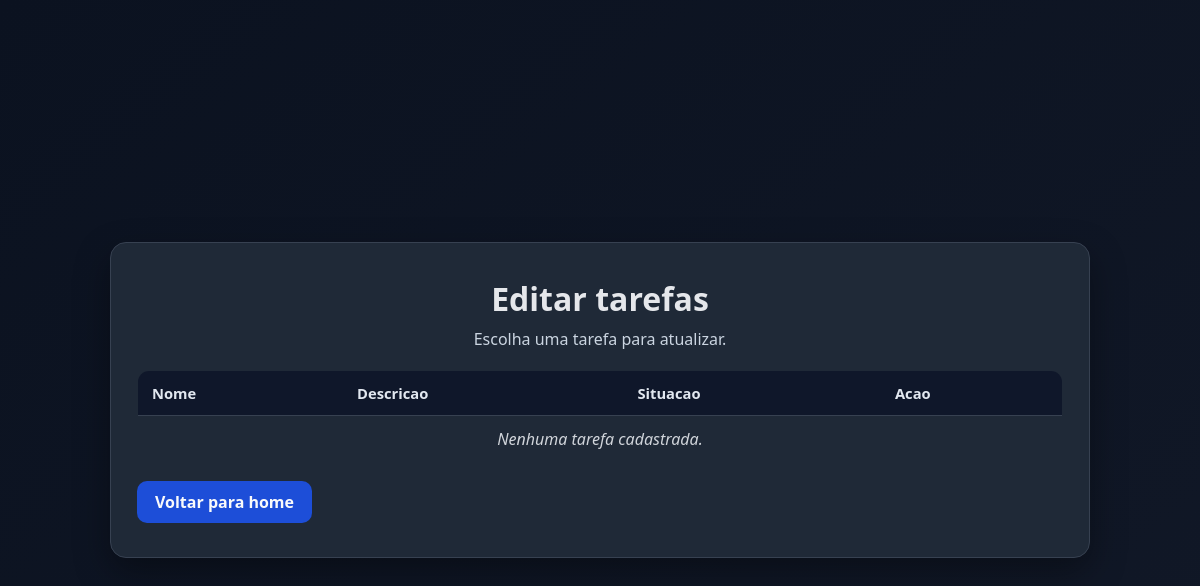
Page /editar/ on the earlier database version.
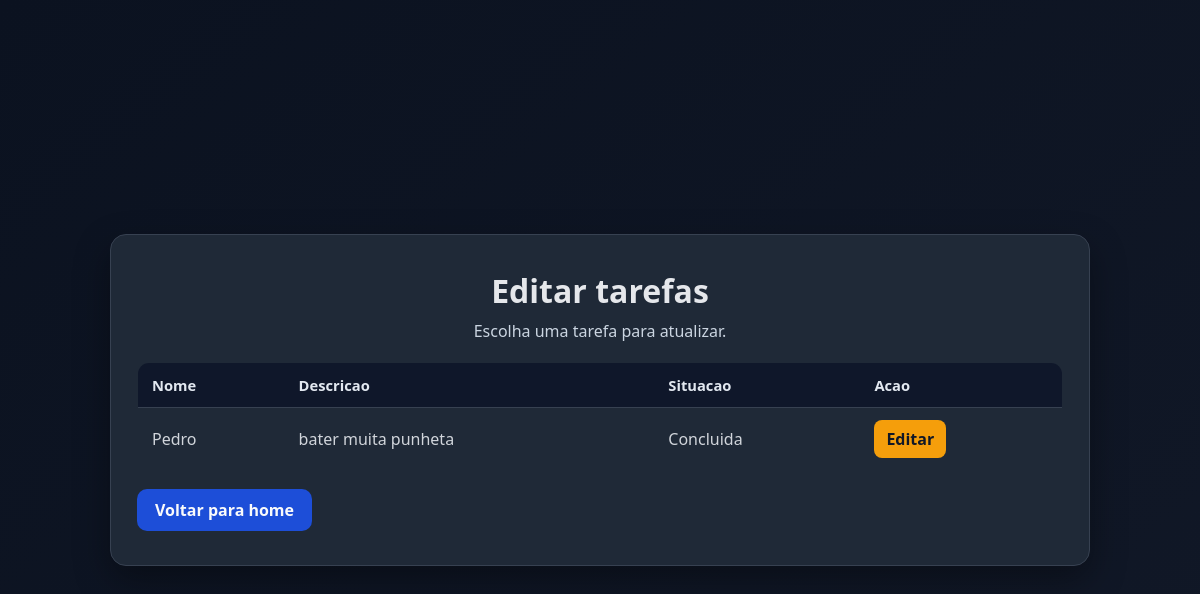
Same page on the later database version.
### ListaTarefas/models/tarefa.py (models this page shows, shortened)
class TarefasModel(models.Model):
    nome = models.CharField(max_length=100)
    descricao = models.TextField(null=True, blank=True)
    concluido = models.BooleanField(default=False)
    data_criacao = models.DateTimeField(auto_now=True)

### ListaTarefas/routes/views.py (the view)
# urls.py: path('editar/', views.editar_lista, name='editar_lista'),
def editar_lista(request: HttpRequest):
    contexto = {
        'tarefas': TarefasModel.objects.all()
    }
    return render(request, 'editar_lista.html', contexto)

### ListaTarefas/templates/editar_lista.html (shortened to what this page needs)
{% load static %}
<!DOCTYPE html>
<html lang="pt-BR">
<head>
    <link rel="stylesheet" href="{% static 'css/editar.css' %}">
</head>
<body>
    <main class="edit-card">
        <h1>Editar tarefas</h1>
        <p class="subtitle">Escolha uma tarefa para atualizar.</p>
        <table class="tabela-editar">
            <thead>
                <tr>
                    <th>Nome</th>
                    <th>Descricao</th>
                    <th>Situacao</th>
                    <th>Acao</th>
                </tr>
            </thead>
            <tbody>
                {% for tarefa in tarefas %}
                <tr>
                    <td>{{ tarefa.nome }}</td>
                    <td>{{ tarefa.descricao }}</td>
                    <td>{% if tarefa.concluido %}Concluida{% else %}Em andamento{% endif %}</td>
                    <td><a class="btn-edit-item" href="{% url 'editar' tarefa.id %}">Editar</a></td>
                </tr>
                {% empty %}
                <tr>
                    <td class="sem-dados" colspan="4">Nenhuma tarefa cadastrada.</td>
                </tr>
                {% endfor %}
            </tbody>
        </table>
        <a class="btn-back" href="{% url 'index' %}">Voltar para home</a>
    </main>
</body>
</html>

Differences in the rows shown:
added TarefasModel: nome "Pedro", descricao "bater muita punheta", concluido "Concluida"
Other differences:
text no longer shown: "Nenhuma tarefa cadastrada."
